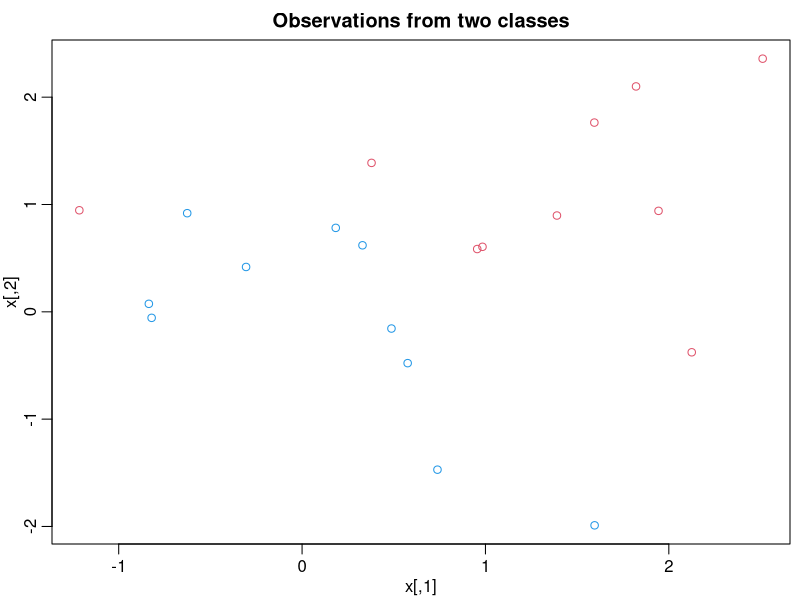
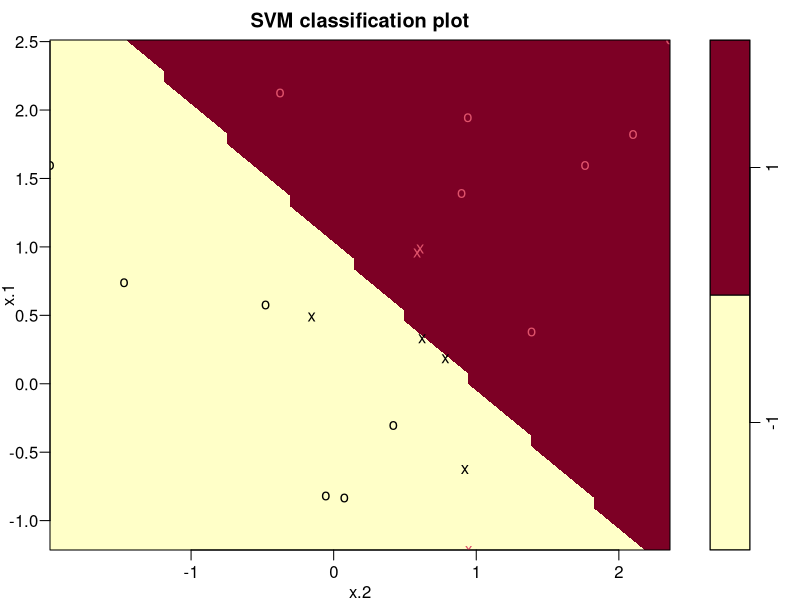
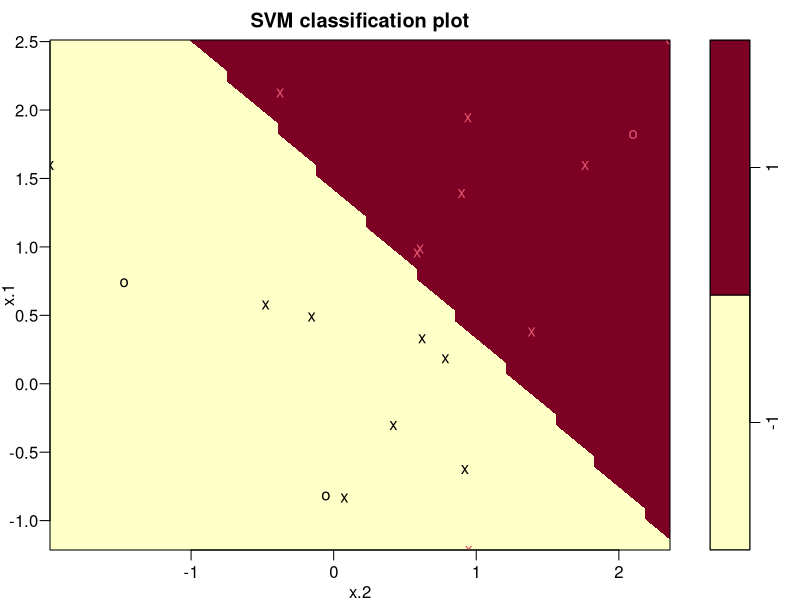
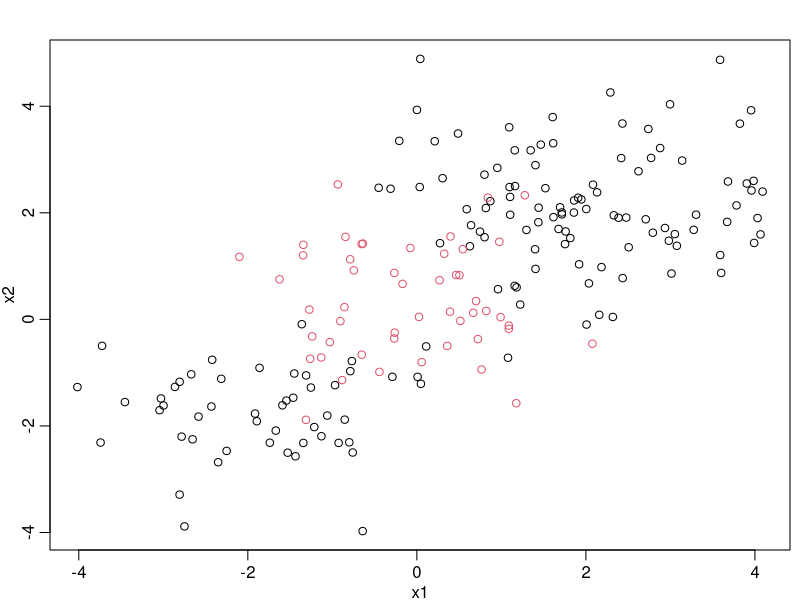
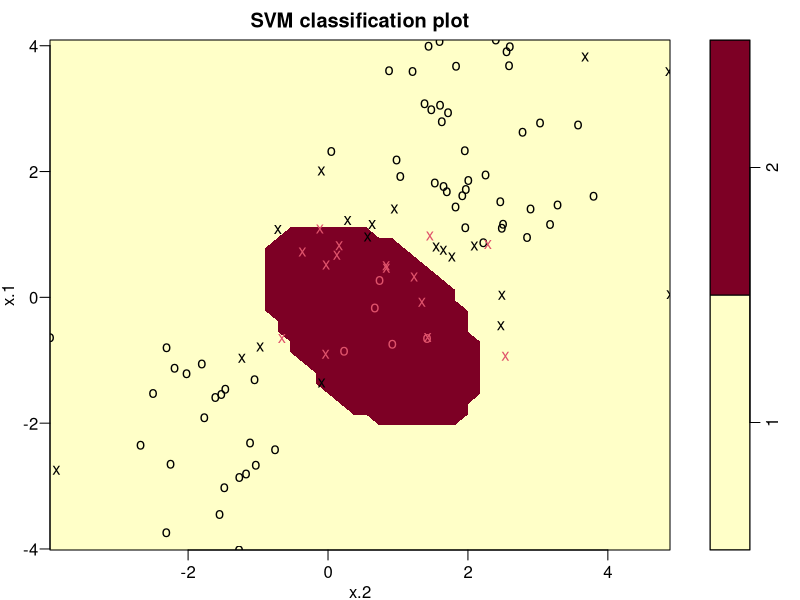
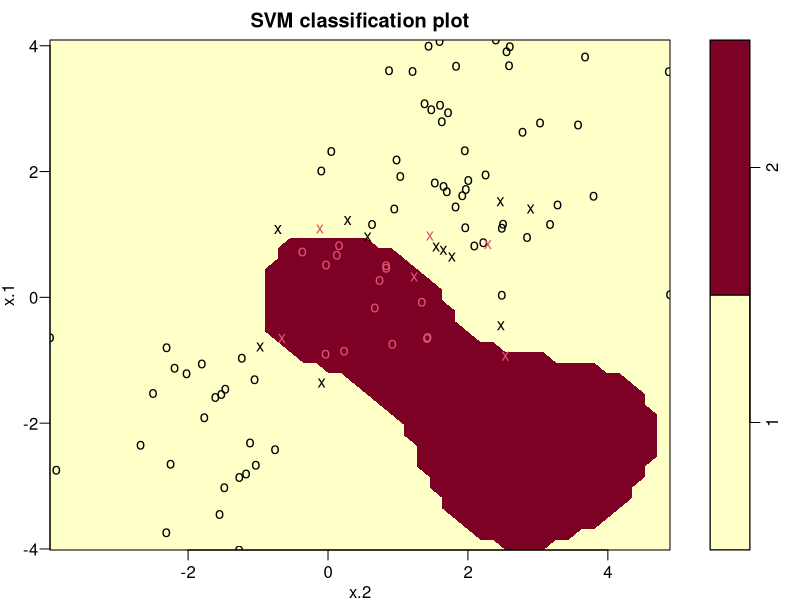

The R source for these figures, in order:
## ---- chunk 1
knitr::opts_chunk$set(echo = TRUE)
library(e1071)
## ---- chunk 2
set.seed(1)
x <- matrix(rnorm (20*2), ncol=2)
y <- c(rep(-1,10), rep(1,10))
x[y==1, ] <- x[y==1, ] + 1
par(mfrow=c(1, 1), mar=c(2.3, 2.1, 1.5, 0) + .5, mgp=c(1.6, .6, 0))
plot(x, col=(3 - y), main='Observations from two classes')
## ---- chunk 3
dat <- data.frame(x=x, y=as.factor(y))
svmfit <- svm(y ~ ., data=dat , kernel ="linear", cost=10, scale=FALSE)
## ---- chunk 4
par(mfrow=c(1, 1), mar=c(2, 2, 1.5, 0) + .5, mgp=c(1.6, .6, 0))
plot(svmfit, dat)
## ---- chunk 5
svmfit$index
## ---- chunk 6
summary(svmfit)
## ---- chunk 7
svmfit <- svm(y ~ ., data=dat , kernel ="linear", cost =0.1, scale=FALSE)
par(mfrow=c(1, 1), mar=c(2, 2, 1.5, 0) + .5, mgp=c(1.6, .6, 0))
plot(svmfit, dat)
## ---- chunk 8
set.seed(1)
tune.out <- tune(svm, y ~ ., data=dat ,kernel ="linear",
                 ranges=list(cost=c(0.001, 0.01, 0.1, 1, 5, 10, 100)))
summary (tune.out)
## ---- chunk 9
bestmod <- tune.out$best.model
summary(bestmod)
## ---- chunk 10
set.seed(1)
xtest <- matrix(rnorm(20 * 2), ncol=2)
ytest <- sample(c(-1, 1), 20, rep=TRUE)
xtest[ytest==1, ] <-  xtest[ytest==1, ] + 1
testdat <- data.frame(x=xtest, y=as.factor(ytest))
## ---- chunk 11
ypred <- predict(bestmod ,testdat)
table(predict=ypred, truth=testdat$y)
## ---- chunk 12
svmfit <- svm(y ~ ., data=dat, kernel="linear", cost =.01, scale=FALSE)
ypred <- predict(svmfit, testdat)
table(predict=ypred, truth=testdat$y)
## ---- chunk 13
set.seed(2)
x = matrix(rnorm(200*2), ncol=2)
x[1:100,] = x[1:100,]+2
x[101:150,] = x[101:150,]-2
y = c(rep(1,150) ,rep(2,50))
dat = data.frame(x = x, y = as.factor(y))
plot(x, col = y, xlab = "x1", ylab = "x2")
## ---- chunk 14
train = sample(200,100)
svmfit = svm(y ~ ., data = dat[train ,], kernel = "radial", gamma = 1, cost = 1)
plot(svmfit, dat[train ,])
## ---- chunk 15
summary(svmfit)
## ---- chunk 16
svmfit = svm(y ~ ., data = dat[train ,], kernel = "radial",gamma = 1, cost = 100)
plot(svmfit, dat[train ,])
## ---- chunk 17
set.seed(1)
tune.out = tune(svm, y ~ ., data = dat[train ,], kernel ="radial", 
                ranges = list(cost=c(0.01, 0.1, 1, 10, 100), gamma = c(0.5,1,2,3)))
summary(tune.out)
## ---- chunk 18
table(true = dat[-train, "y"], pred = predict(tune.out$best.model, newdata = dat[-train ,]))
